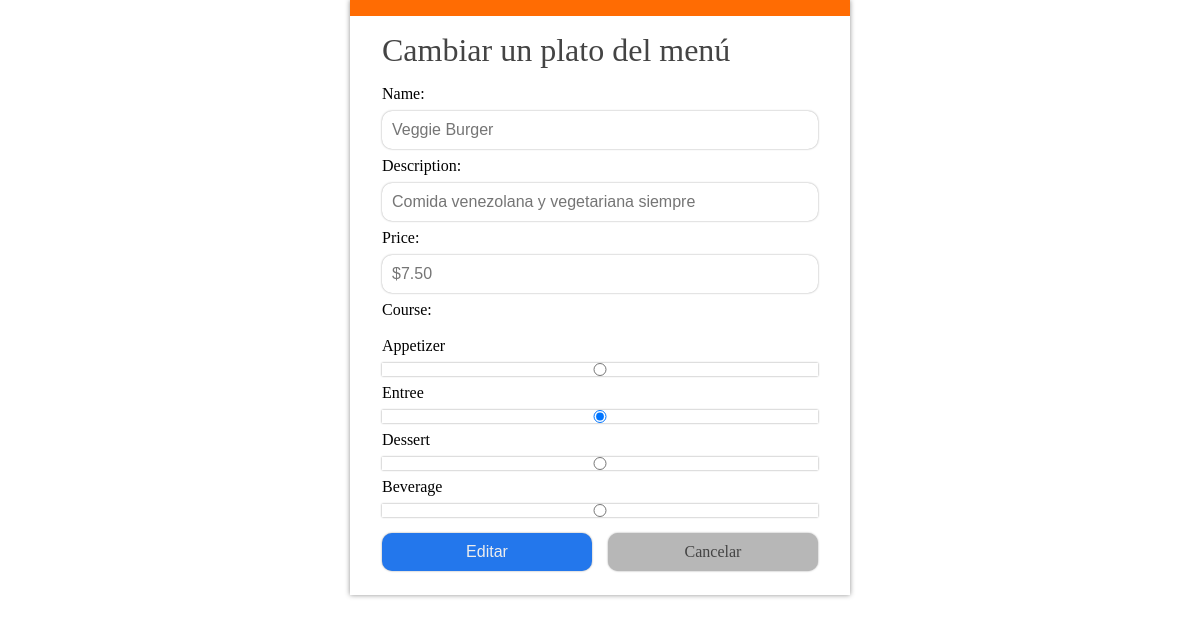
Screenshot of /restaurant/1/menu/1/edit with the database file from the repository.
### el finalfinal proyecto/database_setup.py (models this page shows, shortened)
class MenuItem(Base):
    __tablename__ = 'menu_item'
    name = Column(String(80), nullable=False)
    id = Column(Integer, primary_key=True)
    description = Column(String(250))
    price = Column(String(8))
    course = Column(String(250))
    restaurant_id = Column(Integer, ForeignKey('restaurant.id'))
    restaurant = relationship(Restaurant)

### el finalfinal proyecto/finalproject.py (the view)
@app.route('/restaurant/<int:restaurant_id>/menu/<int:menu_id>/edit', methods=['GET', 'POST'])
def editMenuItem(restaurant_id, menu_id):
    DBSession = sessionmaker(bind=engine)
    session = DBSession()
    editedItem = session.query(MenuItem).filter_by(id=menu_id).one()
    if request.method == 'POST':
        if request.form['name']:
            editedItem.name = request.form['name']
        if request.form['description']:
            editedItem.description = request.form['description']
        if request.form['price']:
            editedItem.price = request.form['price']
        if request.form['course']:
            editedItem.course = request.form['course']
        session.add(editedItem)
        session.commit()
        print("funcionó")
        return redirect(url_for('showMenu', restaurant_id=restaurant_id))
    else:
        return render_template(
            'editmenuitem.html', restaurant_id=restaurant_id, menu_id=menu_id, item=editedItem)

### el finalfinal proyecto/templates/editmenuitem.html (shortened to what this page needs)
<!DOCTYPE html>
<html lang="en">
<head>
	<link rel=stylesheet type=text/css href="{{ url_for('static', filename='edit.css') }}">
</head>
<body>
	<form action="#" method = 'post'>
	<h1> Cambiar un plato del menú </h1>
	<p>Name:</p>
		<input type ='text' size='30' name='name' placeholder = '{{item.name }}'>
	<p>Description:</p>
		<input type ='text' size='30' name='description' placeholder = '{{item.description}}'>
	<p>Price:</p>
		<input type ='text' size='30' name='price' placeholder = '{{item.price}}'>
	<p>Course:<p><br>
	{% if item.course == 'Appetizer' %}
	Appetizer
		<input type ='radio' name='course' value='Appetizer'checked>
	{%else%}
	Appetizer
	<input type ='radio' name='course' value='Appetizer'>
	{% endif %}
	{% if item.course == 'Entree' %}
	Entree
	<input type ='radio' name='course' value='Entree' checked>
	{%else%}
	Entree
		<input type ='radio' name='course' value='Entree'>
	{% endif %}
	{% if item.course == 'Dessert'%}
	Dessert
		<input type ='radio' name='course' value='Dessert'checked>
	{% else %}
	Dessert
	   <input type ='radio' name='course' value='Dessert'>
	{% endif %}
	{%if item.course =='Beverage'%}
	Beverage
		<input type ='radio' name='course' value='Beverage'checked>
	{% else %}
	Beverage
		<input type ='radio' name='course' value='Beverage'>
	{% endif %}
	<div class="botones">
		<input type='submit' value='Editar'>
		<a href='{{url_for('showRestaurants')}}'>Cancelar</a>
	</div>
	</form>
</body>
</html>

### el finalfinal proyecto/static/edit.css (style rules this page uses)
* { margin: 0; padding: 0; box-sizing: border-box; }
.botones a { display: block; width: calc(50% - 0.5rem); margin: 0.5rem 0; padding: 10px; font-size: 1em; border: none; border-radius: 10px; box-shadow: 0 0 2px #999; text-decoration: none; text-align: center; background-color: rgb(183, 183, 183); color: #444444; }
.botones { display: flex; justify-content: space-between; align-items: center; }
.botones input { width:calc(50% - 0.5rem); background-color: rgb(35, 119, 236); color: #ededed; }
form { display: block; margin: 0 auto; width: 90%; max-width: 500px; box-shadow: 0 0 5px rgb(144, 144, 144); padding: 1rem 2rem; border-top: 1rem solid rgb(255, 108, 3); }
form h1 { margin-bottom: 1rem; display: block; font-weight: lighter; color:#444444; }
input { display: block; width: 100%; margin: 0.5rem 0; padding: 10px; font-size: 1em; border: none; border-radius: 10px; box-shadow: 0 0 2px #999; cursor: pointer; }

### rows the page displays
MenuItem: name "Veggie Burger", description "Comida venezolana y vegetariana siempre", price "$7.50"
